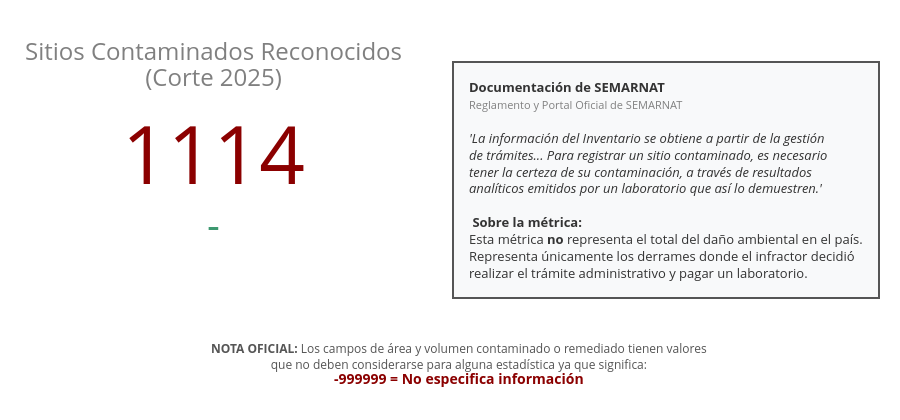

Source (notebook cell):
### Code cell
import plotly.graph_objects as go

fig = go.Figure()

# 1. Indicador Numérico
fig.add_trace(go.Indicator(
    mode = "number+delta",
    value = 1114,
    number = {'font': {'size': 80, 'color': '#8b0000'}},
    title = {"text": "<br><span style='font-size:1.2em;color:gray'>Sitios Contaminados Reconocidos<br>(Corte 2025)</span>"},
    domain = {'x': [0, 0.45], 'y': [0, 1]}
))

# 2. Texto de SEMARNAT en recuadro derecho
texto_medicina = (
    "<b>Documentación de SEMARNAT </b><br>"
    "<span style='font-size:11px; color:gray'>Reglamento y Portal Oficial de SEMARNAT</span><br><br>"
    "<i>'La información del Inventario se obtiene a partir de la gestión<br>"
    "de trámites... Para registrar un sitio contaminado, es necesario<br>"
    "tener la certeza de su contaminación, a través de resultados<br>"
    "analíticos emitidos por un laboratorio que así lo demuestren.'</i><br><br>"
    "<b> Sobre la métrica:</b><br>"
    "Esta métrica <b>no</b> representa el total del daño ambiental en el país.<br>"
    "Representa únicamente los derrames donde el infractor decidió<br>"
    "realizar el trámite administrativo y pagar un laboratorio."
)

# 3. La NOTA textual e íntegra sobre el -999999
nota_textual = (
    "<b>NOTA OFICIAL:</b> Los campos de área y volumen contaminado o remediado tienen valores<br>"
    "que no deben considerarse para alguna estadística ya que significa:<br>"
    "<span style='color:#8b0000; font-size:14px'><b>-999999 = No especifica información</b></span>"
)

fig.update_layout(
    template='plotly_white',
    height=420, # Ajuste de altura para que respiren los textos
    margin=dict(l=20, r=20, t=40, b=100), # Margen inferior más grande para la nota
    annotations=[
        # La nota del -999999 colocada exactamente debajo del indicador
        dict(
            x=0.22,
            y=-0.25, # Coordenada negativa para ponerla debajo del gráfico
            showarrow=False,
            text=nota_textual,
            font=dict(size=12, color="#555555"),
            align="center",
            xref="paper", yref="paper"
        ),
        # El recuadro del lado derecho
        dict(
            x=1.0,
            y=0.5,
            showarrow=False,
            text=texto_medicina,
            font=dict(size=13, color="#333333"),
            align="left",
            bgcolor="#f8f9fa",
            bordercolor="#555555",
            borderwidth=2,
            borderpad=15,
            xref="paper", yref="paper"
        )
    ]
)

fig.show()

### Figure 1 — Plotly figure (JSON) as saved in the notebook; plotly's stock layout.template omitted (floating-point values rounded to 4 significant figures)
{"data": [{"domain": {"x": [0, 0.45], "y": [0, 1]}, "mode": "number+delta", "number": {"font": {"color": "#8b0000", "size": 80}}, "title": {"text": "<br><span style='font-size:1.2em;color:gray'>Sitios Contaminados Reconocidos<br>(Corte 2025)</span>"}, "type": "indicator", "value": 1114}], "layout": {"annotations": [{"align": "center", "font": {"color": "#555555", "size": 12}, "showarrow": false, "text": "<b>NOTA OFICIAL:</b> Los campos de área y volumen contaminado o remediado tienen valores<br>que no deben considerarse para alguna estadística ya que significa:<br><span style='color:#8b0000; font-size:14px'><b>-999999 = No especifica información</b></span>", "x": 0.22, "xref": "paper", "y": -0.25, "yref": "paper"}, {"align": "left", "bgcolor": "#f8f9fa", "bordercolor": "#555555", "borderpad": 15, "borderwidth": 2, "font": {"color": "#333333", "size": 13}, "showarrow": false, "text": "<b>Documentación de SEMARNAT </b><br><span style='font-size:11px; color:gray'>Reglamento y Portal Oficial de SEMARNAT</span><br><br><i>'La información del Inventario se obtiene a partir de la gestión<br>de trámites... Para registrar un sitio contaminado, es necesario<br>tener la certeza de su contaminación, a través de resultados<br>analíticos emitidos por un laboratorio que así lo demuestren.'</i><br><br><b> Sobre la métrica:</b><br>Esta métrica <b>no</b> representa el total del daño ambiental en el país.<br>Representa únicamente los derrames donde el infractor decidió<br>realizar el trámite administrativo y pagar un laboratorio.", "x": 1, "xref": "paper", "y": 0.5, "yref": "paper"}], "height": 420, "margin": {"b": 100, "l": 20, "r": 20, "t": 40}}}
